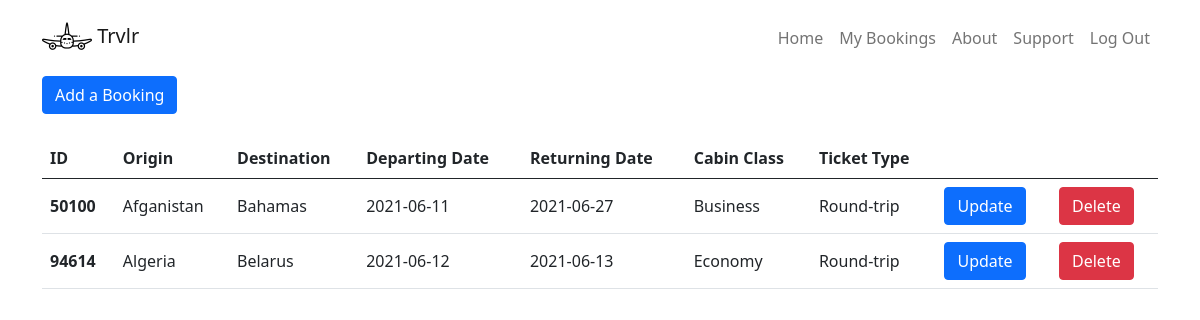
/user (signed in), run on the app's committed database.
### app.py (models this page shows, shortened)
class Flights(db.Model):
    id = db.Column(db.Integer, primary_key=True)
    origin = db.Column(db.String(60), nullable=False)
    destination = db.Column(db.String(60), nullable=False)
    departing_date = db.Column(db.Date, default=datetime, nullable=False)
    returning_date = db.Column(db.Date, default=datetime)
    cabin_class = db.Column(db.String(20), nullable=False)
    ticket_type = db.Column(db.String(20), nullable=False)
    passenger = db.Column(db.String(60), nullable=False)

### app.py (the view)
@app.route('/user')
def user():
    if "user" in session:
        user = session["user"]
        flights = Flights.query.filter(Flights.passenger == session["user"]).all()
        return render_template('user.html', flights=flights, logout='Log Out', title=user)
    else:
        return redirect('/')

### templates/user.html
{% extends 'layout.html' %}
{% block body %}
<div class="container table-responsive-sm">
  {% if flights|length < 1 %}
      <h4>You have no bookings. <a class="text-decoration-none" href="{{url_for('booking')}}">Book a flight</a></h4>
  {% else %}
  <div class="d-flex justify-content-right"><a class="btn btn-primary" href="{{url_for('booking')}}" role="button">Add a Booking</a></div><br>
<table class="table align-middle">
  <thead>
    <tr>
      <th scope="col">ID</th>
      <th scope="col">Origin</th>
      <th scope="col">Destination</th>
      <th scope="col">Departing Date</th>
      <th scope="col">Returning Date</th>
      <th scope="col">Cabin Class</th>
      <th scope="col">Ticket Type</th>
      <th scope="col"></th>
      <th scope="col"></th>
    </tr>
  </thead>
  <tbody>
      {% for flight in flights %}
        <tr>
      <th scope="row">{{flight.id}}</th>
      <td>{{flight.origin}}</td>
      <td>{{flight.destination}}</td>
      <td>{{flight.departing_date}}</td>
      <td>{{flight.returning_date}}</td>
      <td>{{flight.cabin_class}}</td>
      <td>{{flight.ticket_type}}</td>
      <td><a class="btn btn-primary" href="/update/{{flight.id}}" role="button">Update</a></td>
      <td><a class="btn btn-primary btn-danger" href="/delete/{{flight.id}}" role="button">Delete</a></td>
    </tr>
      {% endfor %}
  </tbody>
</table>
  {% endif %}
</div>
{% endblock body %}

### templates/layout.html (shortened to what this page needs)
<!DOCTYPE html>
<html lang="en">
<head>
    <link rel="stylesheet" href="/static/css/bootstrap.min.css">
</head>
<body>
    <div class="container">
        <nav class="navbar navbar-expand-md navbar-light">
            <a href="#" class="navbar-brand"><img src="/static/img/logo.png" alt="Trvlr Logo" class="d-inline-block align-auto"> Trvlr</a>
            <div class="collapse navbar-collapse" id="toggleMobileMenu">
                <ul class="navbar-nav ms-auto text-center">
                    <li><a class="nav-link" href="{{url_for('index')}}">Home</a></li>
                    <li><a class="nav-link" href="{{url_for('user')}}">My Bookings</a></li>
                    <li><a class="nav-link" href="{{url_for('about')}}">About</a></li>
                    <li><a class="nav-link" href="{{url_for('support')}}">Support</a></li>
                    <li><a class="nav-link" href="{{url_for('logout')}}">{{logout}}</a></li>
                </ul>
            </div>
        </nav>
    </div>
    {% block body %}
    {% endblock body %}
</body>
</html>

### data on the page
Flights: id "50100", origin "Afganistan", destination "Bahamas", departing_date "2021-06-11", returning_date "2021-06-27", cabin_class "Business", ticket_type "Round-trip"
Flights: id "94614", origin "Algeria", destination "Belarus", departing_date "2021-06-12", returning_date "2021-06-13", cabin_class "Economy", ticket_type "Round-trip"

### other printed values
{{ logout }} "Log Out"
